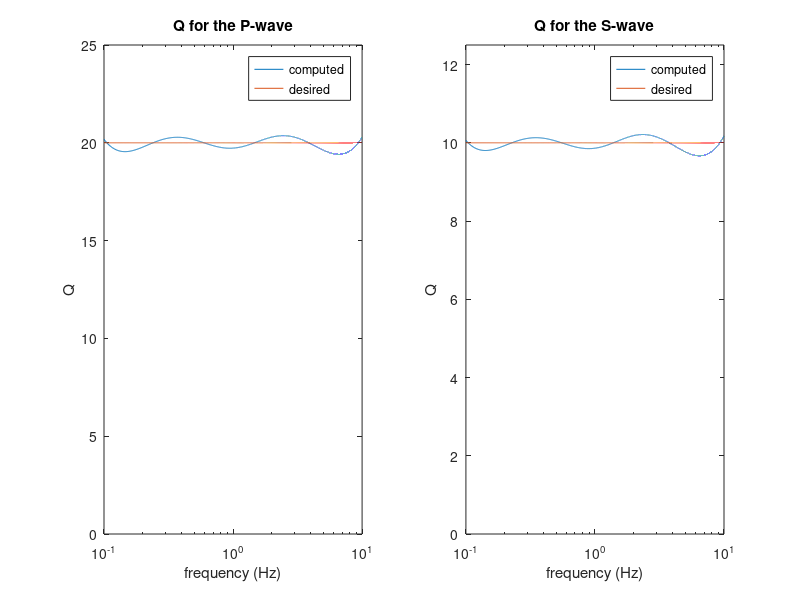
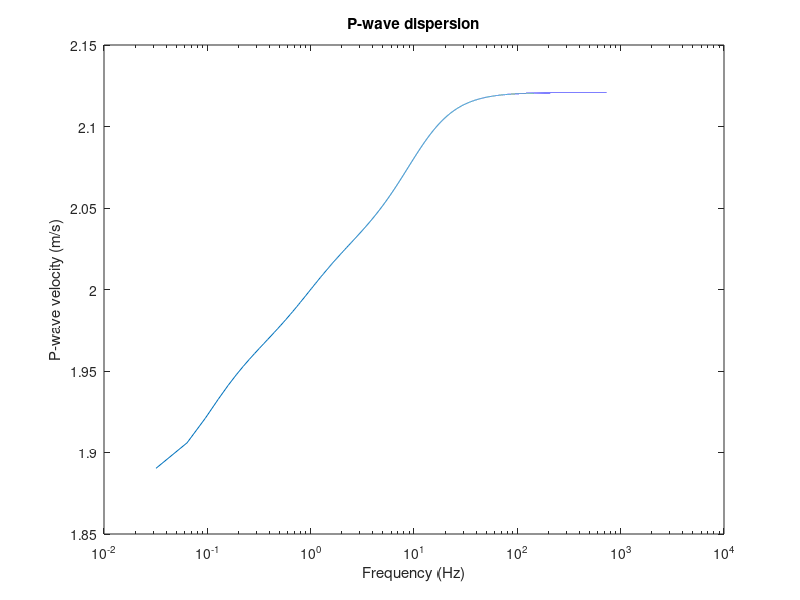
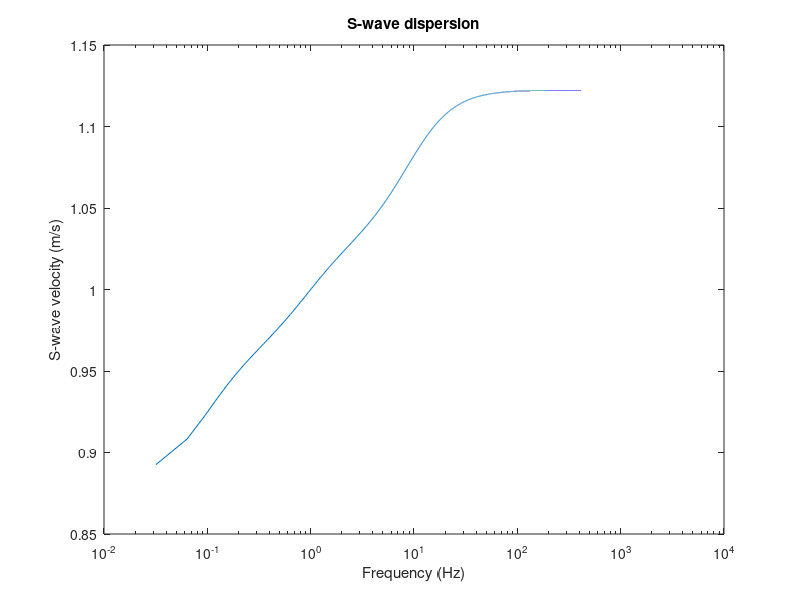

Write MATLAB code to recreate these figures, in order.
%%
% @file
% This file is part of SeisSol.
%
% @author Josep de la Puente Alvarez (josep.delapuente AT bsc.es, http://www.geophysik.uni-muenchen.de/Members/jdelapuente)
%
% @section LICENSE
% Copyright (c) 2007, SeisSol Group
% All rights reserved.
% 
% Redistribution and use in source and binary forms, with or without
% modification, are permitted provided that the following conditions are met:
% 
% 1. Redistributions of source code must retain the above copyright notice,
%    this list of conditions and the following disclaimer.
% 
% 2. Redistributions in binary form must reproduce the above copyright notice,
%    this list of conditions and the following disclaimer in the documentation
%    and/or other materials provided with the distribution.
% 
% 3. Neither the name of the copyright holder nor the names of its
%    contributors may be used to endorse or promote products derived from this
%    software without specific prior written permission.
% 
% THIS SOFTWARE IS PROVIDED BY THE COPYRIGHT HOLDERS AND CONTRIBUTORS "AS IS"
% AND ANY EXPRESS OR IMPLIED WARRANTIES, INCLUDING, BUT NOT LIMITED TO, THE
% IMPLIED WARRANTIES OF MERCHANTABILITY AND FITNESS FOR A PARTICULAR PURPOSE
% ARE DISCLAIMED. IN NO EVENT SHALL THE COPYRIGHT HOLDER OR CONTRIBUTORS BE
% LIABLE FOR ANY DIRECT, INDIRECT, INCIDENTAL, SPECIAL, EXEMPLARY, OR
% CONSEQUENTIAL DAMAGES (INCLUDING, BUT NOT LIMITED TO, PROCUREMENT OF
% SUBSTITUTE GOODS OR SERVICES; LOSS OF USE, DATA, OR PROFITS; OR BUSINESS
% INTERRUPTION) HOWEVER CAUSED AND ON ANY THEORY OF LIABILITY, WHETHER IN
% CONTRACT, STRICT LIABILITY, OR TORT (INCLUDING NEGLIGENCE OR OTHERWISE)
% ARISING IN ANY WAY OUT OF THE USE OF THIS SOFTWARE, EVEN IF ADVISED OF THE
% POSSIBILITY OF SUCH DAMAGE.
%
% @section DESCRIPTION
%%%%%%%%%%%%%%%%%%%%%%%%%%%%%%%%%%%%%%%%%%%%%%%%%%%%%
%% BRIEF INTRODUCTION
%%%%%%%%%%%%%%%%%%%%%%%%%%%%%%%%%%%%%%%%%%%%%%%%%%%%%
%% In viscoelastic materials there exists phase velocity dispersion,
%% meaning that the velocities of the waves vary with the frequency. In the
%% viscoelastic model used in SeisSol (Generalized Maxwell Body, GMB), the
%% velocities are maximum for infinity frequency and get lower at lower
%% frequencies, but other models behave differently. The shape of this
%% curves depends on the attenuation chosen (quality factor QP and QS) as
%% well as the bandwidth and central frequency of the attenuating
%% mechanisms.
%%   For most practical applications, we know QP and QS as well as the
%% seismic wave velocities at some particular frequency, often the source's
%% peak frequency. The input of SeisSol, however, is QP and QS and the
%% seismic wave velocities at infinite frequency. In order to transform
%% from one value set to the other we just need to run this script.
%%
%%%%%%%%%%%%%%%%%%%%%%%%%%%%%%%%%%%%%%%%%%%%%%%%%%%%%
%% USAGE
%%%%%%%%%%%%%%%%%%%%%%%%%%%%%%%%%%%%%%%%%%%%%%%%%%%%%
%% The script's input is the following:
%%   QPval,QSval: quality factor of the P and S waves
%%   n:           number of attenuating mechanisms
%%   freq:        frequency at which the phase velocities are defined
%%   f_ratio:     frequency bandwidth of attenuating mechanisms
%%   rho:         the material's density, which is frequency independent
%%   vp_t, vs_t:  target wave velocities at frequency "freq"
%%   vp_0, vs_0:  wave velocities at infinite frequency (unrelaxed
%%                velocities)
%%   In a first run, vp_0 and vs_0 are unknown so we can set them at the same
%% value as vp_t and vs_t. The program will then output in the screen the
%% recommended values for vp_0 and vs_0 given the proposed setup. For
%% double-checking one can then re-run the script now assigning the
%% previously obtained vp_0 and vs_0 values so that we are certain that the
%% values computed are correct. 
home
clear all;
close all;
clc
disp('======================================')
disp('COMPUTATION OF PHASE VELOCITIES AT PEAK')
disp(' FREQUENCY FOR VISCOELASTIC MODELLING  ')
disp('======================================')
disp('   ((c) Josep de la Puente Alvarez  ')
disp('        LMU Geophysics 2007)')
disp('======================================')

%%%%%%%%%%%%%%%%%%%%%%%%%%%%%%%%%%%%%%%%%%%%%%%%%%%%%
%%%%%%%%%% PARAMETERS %%%%%%%%%%%%%%%%%%%%%%%%%%%%%%%
%%%%%%%%%%%%%%%%%%%%%%%%%%%%%%%%%%%%%%%%%%%%%%%%%%%%%
%Attenuation Q-Solver parameters:
QPval=20.0;          % Desired QP constant value
QSval=10.0;          % Desired QS constant value
n=5;                 % Number of mechanisms we want to have

%Frequency parameters:
freq=1;            %  Central frequency of the absorption band (in Hertz). Good to center it
                     %  at the source's central frequency
f_ratio=100;         % The ratio between the maximum and minimum frequencies of our bandwidth
                     % (Usually between 10^2 and 10^4)

%Desired P and S wave velocities at peak frequency:
vp_t=2;           % P-wave velocity
vs_t=1;           % S-wave velocity

%Material parameters at infinity frequency (unrelaxed moduli):
rho=1;            % Density
vp_0=2.120858074089156;    % P-wave velocity
vs_0=1.122397868862394;    % S_wave velocity

disp('--------------------------------------')
disp(' MATERIAL VALUES AT INFINTE FREQUENCY:');
disp('--------------------------------------')
disp(strcat('Density=  ',num2str(rho), 'Kg/m^3'));
disp(strcat('VP= ',num2str(vp_0), 'm/s'));
disp(strcat('VS= ',num2str(vs_0), 'm/s'));
% disp(strcat('mu= ',num2str(vs_0^2*rho), 'Pa'));
% disp(strcat('lambda= ',num2str(vp_0^2*rho-2*vs_0^2*rho), 'Pa'));
disp(' ');

disp('--------------------------------------')
disp(' ATTENUATION SETTINGS:');
disp('--------------------------------------')
disp(strcat('Number of mechanisms=  ',num2str(n)));
disp(strcat('Q for P-wave=  ',num2str(QPval)));
disp(strcat('Q for S-wave=  ',num2str(QSval)));

%%%%%%%%%%%%%%%%%%%%%%%%%%%%%%%%%%%%%%%%%%%%%%%%%%%%%
%%%%%%%%%% PROBLEM SETUP %%%%%%%%%%%%%%%%%%%%%%%%%%%%
%%%%%%%%%%%%%%%%%%%%%%%%%%%%%%%%%%%%%%%%%%%%%%%%%%%%%
%Derived quantities initialization
w_max=10001;          % Maximum frequency (minimum freq = -w_max). Is better to keep an odd number 
w_inc=0.1;           % Increment in frequency
w0=freq*(2*pi);        % Conversion to angular velocity
w=[0:w_inc:w_max];
w=2*w-w_max;

%%%%%%%%%%%%%%%%%%%%%%%%%%%%%%%%%%%%%%%%%%%%%%%%%%%%%
%%%%%%%%%% GMB-EK COMPLEX M SOLUTION %%%%%%%%%%%%%%%%
%%%%%%%%%%%%%%%%%%%%%%%%%%%%%%%%%%%%%%%%%%%%%%%%%%%%%
%% Equation system initialization %%
kmax=2*n-1;             %Number of equations to solve (the system is overdetermined)
AP=zeros(kmax,n);       %Initialization of system matrix (P wave)
AS=zeros(kmax,n);       %Initialization of system matrix (S wave)
QP=ones(kmax,1)/QPval;  %Desired values of Q for each mechanism inverted (P wave)
QS=ones(kmax,1)/QSval;  % " " (S wave)
YP=zeros(n,1);
YS=zeros(n,1);

%% Selection of the logarithmically equispaced frequencies
wmean=2*pi*freq;
wmin_disc=wmean/sqrt(f_ratio); 

if n==1
    w_disc=w0;
else
    for j=1:kmax
        w_disc(j)=exp(log(wmin_disc)+(j-1)/(kmax-1)*log(f_ratio));
    end
end

%% Filling of the linear system matrix %%
for m=1:kmax
    for j=1:n
        AP(m,j)=(w_disc(2*j-1).*w_disc(m)+w_disc(2*j-1).^2/QPval)./(w_disc(2*j-1).^2+w_disc(m).^2);
    end
end

for m=1:kmax
    for j=1:n
        AS(m,j)=(w_disc(2*j-1).*w_disc(m)+w_disc(2*j-1).^2/QSval)./(w_disc(2*j-1).^2+w_disc(m).^2);
    end
end

%% Solving of the system %%
YP=AP\QP;
YS=AS\QS;

%%%%%%%%%%%%%%%%%%%%%%%%%%%%%%%%%%%%%%%%%%%%%%%%%%%%%
%%%%%%%%%% VISUALIZATION OF Q IN FREQUENCY %%%%%%%%%%
%%%%%%%%%%%%%%%%%%%%%%%%%%%%%%%%%%%%%%%%%%%%%%%%%%%%%
%% Getting values for the continuous representation of Q %%
wmin=wmean/sqrt(f_ratio); 
wmax=wmean*sqrt(f_ratio); 
xfrq=[wmin:(wmax-wmin)/(10000-1):wmax];

%% P-wave Q continuous values
numP=0;
denP=1;
for j=1:n
    numP=numP+(YP(j)*w_disc(2*j-1)*xfrq(:))./(w_disc(2*j-1)^2+xfrq(:).^2);
    denP=denP-(YP(j)*w_disc(2*j-1).^2)./(w_disc(2*j-1)^2+xfrq(:).^2);
end
Q_contP=denP./numP;

%% S-wave Q continuous values
numS=0;
denS=1;
for j=1:n
    numS=numS+(YS(j)*w_disc(2*j-1)*xfrq(:))./(w_disc(2*j-1)^2+xfrq(:).^2);
    denS=denS-(YS(j)*w_disc(2*j-1).^2)./(w_disc(2*j-1)^2+xfrq(:).^2);
end
Q_contS=denS./numS;

%% Computing fitting quality (RMS and maximum difference)
maxPdif=0;
maxSdif=0;

for j=1:length(Q_contP)
    tempP=abs(Q_contP(j)-QPval);
    if tempP >= maxPdif
        maxPdif=tempP;
    end
    tempS=abs(Q_contS(j)-QSval);
    if tempS >= maxSdif
        maxSdif=tempS;
    end
end

subplot(1,2,1),
semilogx(xfrq/(2*pi),Q_contP,xfrq/(2*pi),QPval*ones(length(xfrq),1)),
title('Q for the P-wave'),legend('computed','desired')
xlabel('frequency (Hz)'),ylabel('Q'),axis([wmin/(2*pi) wmax/(2*pi) 0 QPval*1.25])
subplot(1,2,2),
semilogx(xfrq/(2*pi),Q_contS,xfrq/(2*pi),QSval*ones(length(xfrq),1)),
title('Q for the S-wave'),legend('computed','desired'),
xlabel('frequency (Hz)'),ylabel('Q'),axis([wmin/(2*pi) wmax/(2*pi) 0 QSval*1.25])

disp(strcat('Attenuation bandwidth= [',num2str(wmin/(2*pi)),',',num2str(wmax/(2*pi)),'] Hz'));
disp('');
disp(strcat('Maximum QP fitting error=  ',num2str(maxPdif/QPval*100),' %'));
disp('');
disp(strcat('Maximum QS fitting error=  ',num2str(maxSdif/QSval*100),' %'));
disp(' ');


%%%%%%%%%%%%%%%%%%%%%%%%%%%%%%%%%%%%%%%%%%%%%%%%%%%%%
%%%%%%%%%%%%%%% VELOCITIES COMPUTATION %%%%%%%%%%%%%%
%%%%%%%%%%%%%%%%%%%%%%%%%%%%%%%%%%%%%%%%%%%%%%%%%%%%%
% Complex modulus
MUP=vp_0^2*rho;    % Elastic P modulus
MUS=vs_0^2*rho;    % Elastic S modulus

MP=MUP*ones(length(w),1);
MS=MUS*ones(length(w),1);
vp=zeros(length(w),1);
vs=zeros(length(w),1);

for j=1:n
    MP(:)=MP(:)-MUP*(YP(j)*(w_disc(2*j-1)./(w_disc(2*j-1)+i*w(:))));
    MS(:)=MS(:)-MUS*(YS(j)*(w_disc(2*j-1)./(w_disc(2*j-1)+i*w(:))));
end

% Complex wave velocities (NOTE: Substitute by vp_0 and vs_0 to get the
% elastic solution)
vp(:)=sqrt(MP(:)/rho);
vs(:)=sqrt(MS(:)/rho);

%Computing which Munrelaxed values we need to get desired attenuation at
%frequency peak
PSI1P=1;
PSI2P=0;
for j=1:n
    PSI1P(:)=PSI1P(:)-YP(j)./(1+(w0/w_disc(2*j-1))^2);
    PSI2P(:)=PSI2P(:)+YP(j).*w0/w_disc(2*j-1)./(1+(w0/w_disc(2*j-1))^2);
end
R=sqrt(PSI1P.^2+PSI2P.^2);
PINF=rho*vp_t^2*(R+PSI1P)./(2*R.^2);

PSI1S=1;
PSI2S=0;
for j=1:n
    PSI1S(:)=PSI1S(:)-YS(j)./(1+(w0/w_disc(2*j-1))^2);
    PSI2S(:)=PSI2S(:)+YS(j).*w0/w_disc(2*j-1)./(1+(w0/w_disc(2*j-1))^2);
end
R=sqrt(PSI1S.^2+PSI2S.^2);
SINF=rho*vs_t^2*(R+PSI1S)./(2*R.^2);

LINF=PINF-2*SINF;
VPINF=sqrt(PINF/rho);
VSINF=sqrt(SINF/rho);

limw=w_max;
for j=1:length(w)
    if (w(j)-w0)^2<=limw
        wj=j;
        limw=(w(j)-w0)^2;
    end
end

disp('--------------------------------------')
disp(' RESULTING PHASE VELOCITIES AT PEAK FREQ:');
disp('--------------------------------------')
disp(strcat('Approx peak freq=  ',num2str(w(wj)/2/pi),' Hz'));
disp(strcat('P velocity at peak freq=  ',num2str(1./real(1./vp(wj))),' m/s'));
disp(strcat('S velocity at peak freq=  ',num2str(1./real(1./vs(wj))),' m/s'));
disp(' ');
disp('--------------------------------------')
disp(' RECOMMENDED UNRELAXED MODULI:');
disp('--------------------------------------')
disp(strcat('mu=  ',num2str(SINF),' Pa'));
disp(strcat('lambda=  ',num2str(LINF),' Pa'));
disp(strcat('VP associated=  ',num2str(VPINF),' m/s'));
disp(strcat('VS associated=  ',num2str(VSINF),' m/s'));

disp(' ');

figure,semilogx(w((end+1)/2:end)/2/pi,1./real(1./vp((end+1)/2:end))),ylabel('P-wave velocity (m/s)'),xlabel('Frequency (Hz)'),title('P-wave dispersion')
figure,semilogx(w((end+1)/2:end)/2/pi,1./real(1./vs((end+1)/2:end))),ylabel('S-wave velocity (m/s)'),xlabel('Frequency (Hz)'),title('S-wave dispersion')
